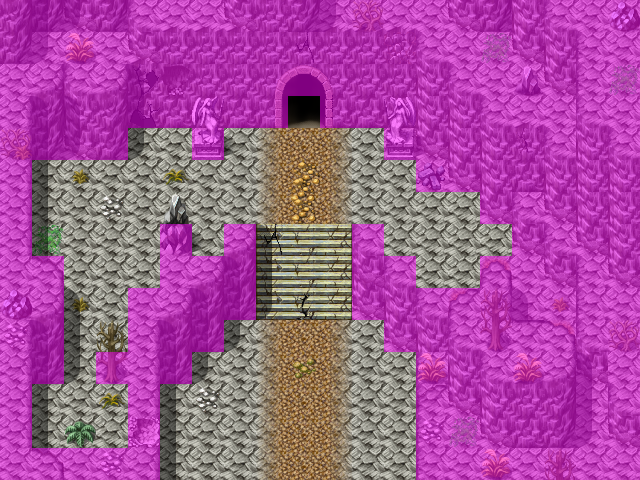

Tiled map render using the project's own tile images. Description and the map definition, with tile-layer contents summarised, below:
An orthogonal 20x15 tile map with 32x32 px tiles, 4 tile layers (Ground, Objects, Above, Walkable), 11 tilesets and 7 objects (5x spawn, 2x mapchange).

<map version="1.0" orientation="orthogonal" width="20" height="15" tilewidth="32" tileheight="32">
    <properties>
        <property name="outdoors" value="1" />
    </properties>
    <tileset firstgid="1" name="map_4" tilewidth="32" tileheight="32">
        <image source="../drawable/map_4.png" width="256" height="256" />
    </tileset>
    <tileset firstgid="65" name="map_3" tilewidth="32" tileheight="32">
        <image source="../drawable/map_3.png" width="256" height="256" />
    </tileset>
    <tileset firstgid="129" name="map_12" tilewidth="32" tileheight="32">
        <image source="../drawable/map_12.png" width="256" height="256" />
    </tileset>
    <tileset firstgid="193" name="map_0" tilewidth="32" tileheight="32">
        <image source="../drawable/map_0.png" width="256" height="256" />
    </tileset>
    <tileset firstgid="257" name="map_5" tilewidth="32" tileheight="32">
        <image source="../drawable/map_5.png" width="256" height="256" />
    </tileset>
    <tileset firstgid="321" name="map_6" tilewidth="32" tileheight="32">
        <image source="../drawable/map_6.png" width="256" height="256" />
    </tileset>
    <tileset firstgid="385" name="map_9" tilewidth="32" tileheight="32">
        <image source="../drawable/map_9.png" width="256" height="256" />
    </tileset>
    <tileset firstgid="449" name="map_1" tilewidth="32" tileheight="32">
        <image source="../drawable/map_1.png" width="256" height="256" />
    </tileset>
    <tileset firstgid="513" name="map_2" tilewidth="32" tileheight="32">
        <image source="../drawable/map_2.png" width="256" height="256" />
    </tileset>
    <tileset firstgid="577" name="map_8" tilewidth="32" tileheight="32">
        <image source="../drawable/map_8.png" width="256" height="256" />
    </tileset>
    <tileset firstgid="641" name="map_13" tilewidth="32" tileheight="32">
        <image source="../drawable/map_13.png" width="256" height="256" />
    </tileset>
    <layer name="Ground" width="20" height="15">
        <data>[300 cells, 300 non-empty, 15 distinct tile ids]</data>
    </layer>
    <layer name="Objects" width="20" height="15">
        <data>[300 cells, 106 non-empty, 40 distinct tile ids]</data>
    </layer>
    <layer name="Above" width="20" height="15">
        <data>[300 cells, 52 non-empty, 11 distinct tile ids]</data>
    </layer>
    <layer name="Walkable" width="20" height="15">
        <data>[300 cells, 196 non-empty, 1 distinct tile ids]</data>
    </layer>
    <objectgroup name="Mapevents">
        <object name="south" type="mapchange" x="160" y="448" width="256" height="32">
            <properties>
                <property name="map" value="blackwater_mountain3" />
                <property name="place" value="north" />
            </properties>
        </object>
        <object name="entrance1" type="mapchange" x="288" y="96" width="32" height="32">
            <properties>
                <property name="map" value="blackwater_mountain5" />
                <property name="place" value="exit1" />
            </properties>
        </object>
    </objectgroup>
    <objectgroup name="Spawn" visible="0">
        <object name="gornaud_2" type="spawn" x="192" y="224" width="224" height="96">
            <properties>
                <property name="spawngroup" value="gornaud_2" />
            </properties>
        </object>
        <object name="gornaud_2_1" type="spawn" x="32" y="160" width="448" height="96">
            <properties>
                <property name="quantity" value="2" />
                <property name="spawngroup" value="gornaud_2" />
            </properties>
        </object>
        <object name="gornaud_2_2" type="spawn" x="160" y="320" width="256" height="96">
            <properties>
                <property name="quantity" value="2" />
                <property name="spawngroup" value="gornaud_2" />
            </properties>
        </object>
        <object name="halvor" type="spawn" x="128" y="128" width="32" height="32">
            <properties>
                <property name="active" value="false" />
                <property name="spawngroup" value="halvor" />
            </properties>
        </object>
        <object name="gornaud_1_1" type="spawn" x="32" y="160" width="160" height="288">
            <properties>
                <property name="spawngroup" value="gornaud_1" />
            </properties>
        </object>
    </objectgroup>
    <objectgroup name="Keys" />
</map>
